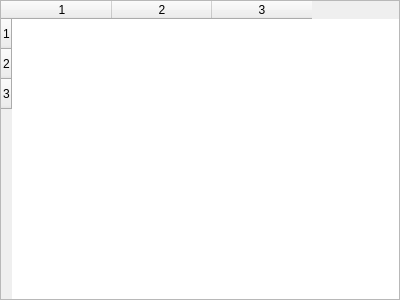
<?xml version="1.0" encoding="UTF-8"?>
<ui version="4.0">
 <class>touka::WeekTableWidget</class>
 <widget class="QTableWidget" name="touka::WeekTableWidget">
  <property name="geometry">
   <rect>
    <x>0</x>
    <y>0</y>
    <width>400</width>
    <height>300</height>
   </rect>
  </property>
  <property name="windowTitle">
   <string>WeekTableWidget</string>
  </property>
  <property name="showGrid">
   <bool>false</bool>
  </property>
  <property name="rowCount">
   <number>3</number>
  </property>
  <property name="columnCount">
   <number>3</number>
  </property>
  <attribute name="verticalHeaderDefaultSectionSize">
   <number>60</number>
  </attribute>
  <row/>
  <row/>
  <row/>
  <column/>
  <column/>
  <column/>
 </widget>
 <resources/>
 <connections/>
</ui>
